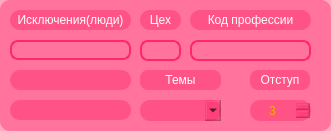
   <widget class="QFrame" name="frame_7">
    <property name="geometry">
     <rect>
      <x>10</x>
      <y>180</y>
      <width>331</width>
      <height>131</height>
     </rect>
    </property>
    <property name="styleSheet">
     <string notr="true">background-color: rgba(255,33,100,100);
border-radius: 10px;</string>
    </property>
    <property name="frameShape">
     <enum>QFrame::Box</enum>
    </property>
    <property name="frameShadow">
     <enum>QFrame::Raised</enum>
    </property>
    <widget class="QLineEdit" name="lineEdit_Inc3">
     <property name="geometry">
      <rect>
       <x>10</x>
       <y>100</y>
       <width>121</width>
       <height>20</height>
      </rect>
     </property>
     <property name="styleSheet">
      <string notr="true">QLineEdit{
background-color: rgba(0,0,0,0);
border: 2px solid rgba(255, 33, 100, 230);
border-radius: 8px;
padding: 15px;
font-size: 8pt;
color: rgba(255, 255, 255);
}color: rgb(255, 170, 0);</string>
     </property>
    </widget>
    <widget class="QLineEdit" name="lineEdit_Inc1">
     <property name="geometry">
      <rect>
       <x>10</x>
       <y>40</y>
       <width>121</width>
       <height>20</height>
      </rect>
     </property>
     <property name="styleSheet">
      <string notr="true">QLineEdit{
background-color: rgba(0,0,0,0);
border: 2px solid rgba(255, 33, 100, 230);
border-radius: 8px;
padding: 15px;
font-size: 8pt;
color: rgba(255, 255, 255);
}</string>
     </property>
    </widget>
    <widget class="QLabel" name="label_8">
     <property name="geometry">
      <rect>
       <x>10</x>
       <y>10</y>
       <width>121</width>
       <height>20</height>
      </rect>
     </property>
     <property name="styleSheet">
      <string notr="true">color: rgb(255, 255, 255);
font: 87 8pt &quot;Arial Black&quot;;</string>
     </property>
     <property name="text">
      <string>Исключения(люди)</string>
     </property>
     <property name="alignment">
      <set>Qt::AlignCenter</set>
     </property>
    </widget>
    <widget class="QLineEdit" name="lineEdit_Inc2">
     <property name="geometry">
      <rect>
       <x>10</x>
       <y>70</y>
       <width>121</width>
       <height>20</height>
      </rect>
     </property>
     <property name="styleSheet">
      <string notr="true">QLineEdit{
background-color: rgba(0,0,0,0);
border: 2px solid rgba(255, 33, 100, 230);
border-radius: 8px;
padding: 15px;
font-size: 8pt;
color: rgba(255, 255, 255);
}color: rgb(255, 170, 0);</string>
     </property>
    </widget>
    <widget class="QLabel" name="label_6">
     <property name="geometry">
      <rect>
       <x>140</x>
       <y>10</y>
       <width>41</width>
       <height>20</height>
      </rect>
     </property>
     <property name="styleSheet">
      <string notr="true">color: rgb(255, 255, 255);
font: 87 8pt &quot;Arial Black&quot;;</string>
     </property>
     <property name="text">
      <string>Цех</string>
     </property>
     <property name="alignment">
      <set>Qt::AlignCenter</set>
     </property>
    </widget>
    <widget class="QLabel" name="label_7">
     <property name="geometry">
      <rect>
       <x>190</x>
       <y>10</y>
       <width>121</width>
       <height>20</height>
      </rect>
     </property>
     <property name="styleSheet">
      <string notr="true">color: rgb(255, 255, 255);
font: 87 8pt &quot;Arial Black&quot;;</string>
     </property>
     <property name="text">
      <string>Код профессии</string>
     </property>
     <property name="alignment">
      <set>Qt::AlignCenter</set>
     </property>
    </widget>
    <widget class="QLineEdit" name="lineEdit_inc_workshop">
     <property name="geometry">
      <rect>
       <x>140</x>
       <y>40</y>
       <width>41</width>
       <height>21</height>
      </rect>
     </property>
     <property name="styleSheet">
      <string notr="true">QLineEdit{
background-color: rgba(0,0,0,0);
border: 2px solid rgba(255, 33, 100, 230);
border-radius: 8px;
padding: 1px;
font-size: 8pt;
color: rgba(255, 255, 255);
}</string>
     </property>
    </widget>
    <widget class="QLineEdit" name="lineEdit_inc_prof">
     <property name="geometry">
      <rect>
       <x>190</x>
       <y>40</y>
       <width>121</width>
       <height>21</height>
      </rect>
     </property>
     <property name="styleSheet">
      <string notr="true">QLineEdit{
background-color: rgba(0,0,0,0);
border: 2px solid rgba(255, 33, 100, 230);
border-radius: 8px;
padding: 15px;
font-size: 8pt;
color: rgba(255, 255, 255);
}</string>
     </property>
    </widget>
    <widget class="QComboBox" name="themes_box">
     <property name="geometry">
      <rect>
       <x>140</x>
       <y>100</y>
       <width>81</width>
       <height>21</height>
      </rect>
     </property>
    </widget>
    <widget class="QSpinBox" name="spinBox_space">
     <property name="geometry">
      <rect>
       <x>250</x>
       <y>100</y>
       <width>61</width>
       <height>21</height>
      </rect>
     </property>
     <property name="styleSheet">
      <string notr="true">color: rgb(255, 170, 0);</string>
     </property>
     <property name="alignment">
      <set>Qt::AlignCenter</set>
     </property>
     <property name="minimum">
      <number>1</number>
     </property>
     <property name="maximum">
      <number>5</number>
     </property>
     <property name="value">
      <number>3</number>
     </property>
    </widget>
    <widget class="QLabel" name="label_19">
     <property name="geometry">
      <rect>
       <x>250</x>
       <y>70</y>
       <width>60</width>
       <height>20</height>
      </rect>
     </property>
     <property name="styleSheet">
      <string notr="true">color: rgb(255, 255, 255);
font: 87 8pt &quot;Arial Black&quot;;
border-radius: 8px;</string>
     </property>
     <property name="text">
      <string>Отступ</string>
     </property>
     <property name="alignment">
      <set>Qt::AlignCenter</set>
     </property>
    </widget>
    <widget class="QLabel" name="label_20">
     <property name="geometry">
      <rect>
       <x>140</x>
       <y>70</y>
       <width>81</width>
       <height>20</height>
      </rect>
     </property>
     <property name="styleSheet">
      <string notr="true">color: rgb(255, 255, 255);
font: 87 8pt &quot;Arial Black&quot;;
border-radius: 8px;</string>
     </property>
     <property name="text">
      <string>Темы</string>
     </property>
     <property name="alignment">
      <set>Qt::AlignCenter</set>
     </property>
    </widget>
   </widget>
